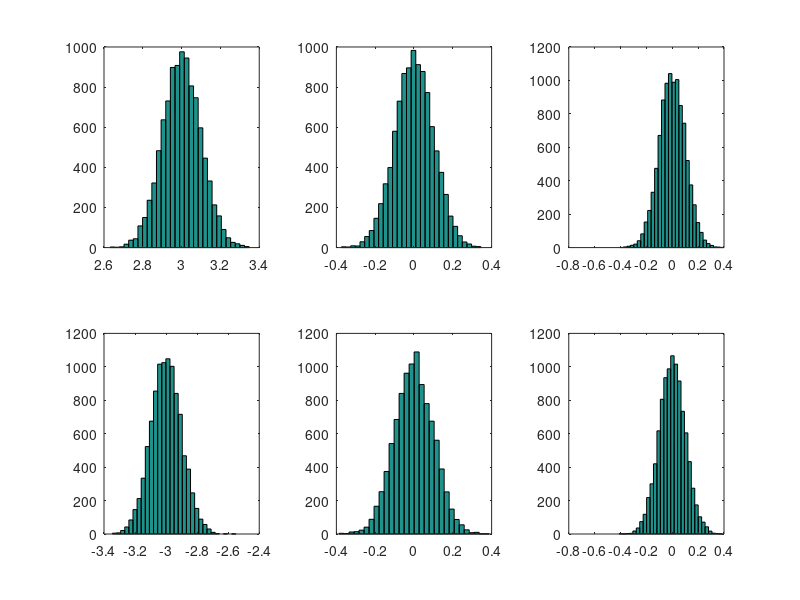
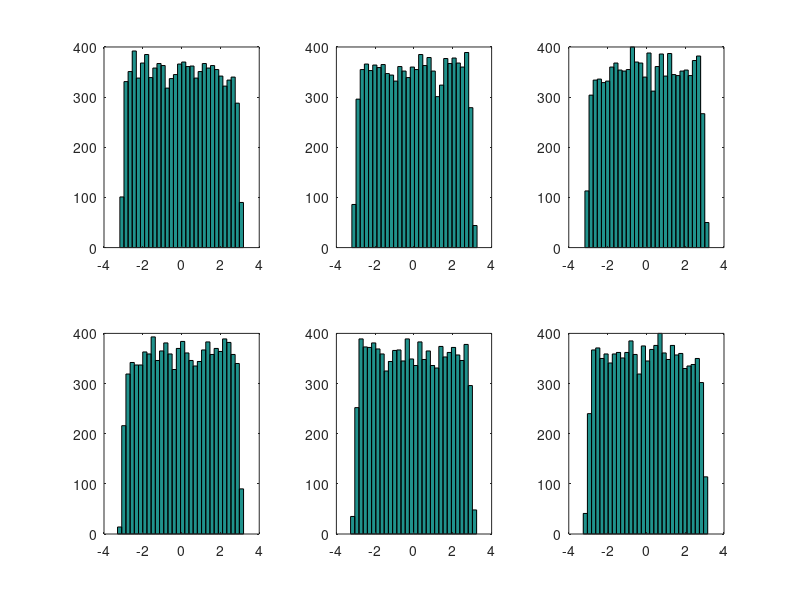
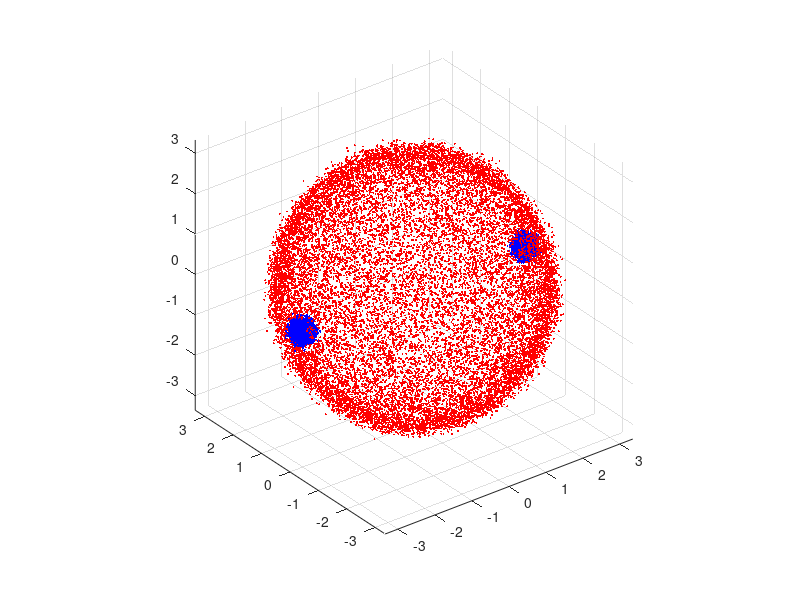

Here is the MATLAB script that generated these plots, in order:
%% Gas collision simulation
% A classical simulation of the evolution of the momentum distribution of
% gas by two-particle collisions
% DK Shin
% 07.11.15

close all; clear variables;

%% Simulation parameters
% momentum distribution parameters (NORMAL distribution)
mean{1} = [3;0;0];
stddev{1} = [0.1;0.1;0.1];
mean{2} = [-3;0;0];
stddev{2} = [0.1;0.1;0.1];

n_pair = 10000;   % sample number (number of pairs for TBC)

%% Simulation
% create sample from momentum distribution and output histogram
momentum = cell(2,1);
figure();
for i=1:2
    for j=1:3
        momentum{i}(j,:) = random('norm',mean{i}(j),stddev{i}(j),[1,n_pair]);
        subplot(2,3,(i-1)*3+j); hist(momentum{i}(j,:),30);
    end
end

% two-body collision: s-wave scattering
p_centre = (momentum{1}+momentum{2})/2;     % collision centre frame

p_0 = momentum{1}-p_centre;     % momentum in centre frame
p_0_abs = zeros(1,n_pair);      % magnitude of momentum in com (one of pair)
for i=1:n_pair
    p_0_abs(i) = norm(p_0(:,i));
end

%   scat_angle(1,:) = pi*rand([1,n_pair]);      % incorrect polar scattering angle
scat_angle(1,:) = acos(2*rand([1,n_pair])-1);   % polar scattering angle for spherically uniform distribution
scat_angle(2,:) = 2*pi*rand([1,n_pair]);        % azimutal scattering angle

p_0_scat = zeros(3,n_pair);         % scattered momenta in com
p_0_scat(1,:) = p_0_abs.*sin(scat_angle(1,:)).*cos(scat_angle(2,:));
p_0_scat(2,:) = p_0_abs.*sin(scat_angle(1,:)).*sin(scat_angle(2,:));
p_0_scat(3,:) = p_0_abs.*cos(scat_angle(1,:));

p_scat = cell(2,1);
p_scat{1} = p_0_scat + p_centre;    % tranform scattered momentum back to the original reference frame
p_scat{2} = -p_0_scat + p_centre;   % the collision partner

%% Graphical output
% Scattered momentum distribution
figure();
for i=1:2
    for j=1:3
        subplot(2,3,(i-1)*3+j); hist(p_scat{i}(j,:),30);
    end
end

% scatter plot
figure();
for i = 1:2
    scatter3(momentum{i}(1,:),momentum{i}(2,:),momentum{i}(3,:),2,'b','filled'); hold on;
end

for i = 1:2
    scatter3(p_scat{i}(1,:),p_scat{i}(2,:),p_scat{i}(3,:),2,'r','filled'); hold on; axis equal;
end
